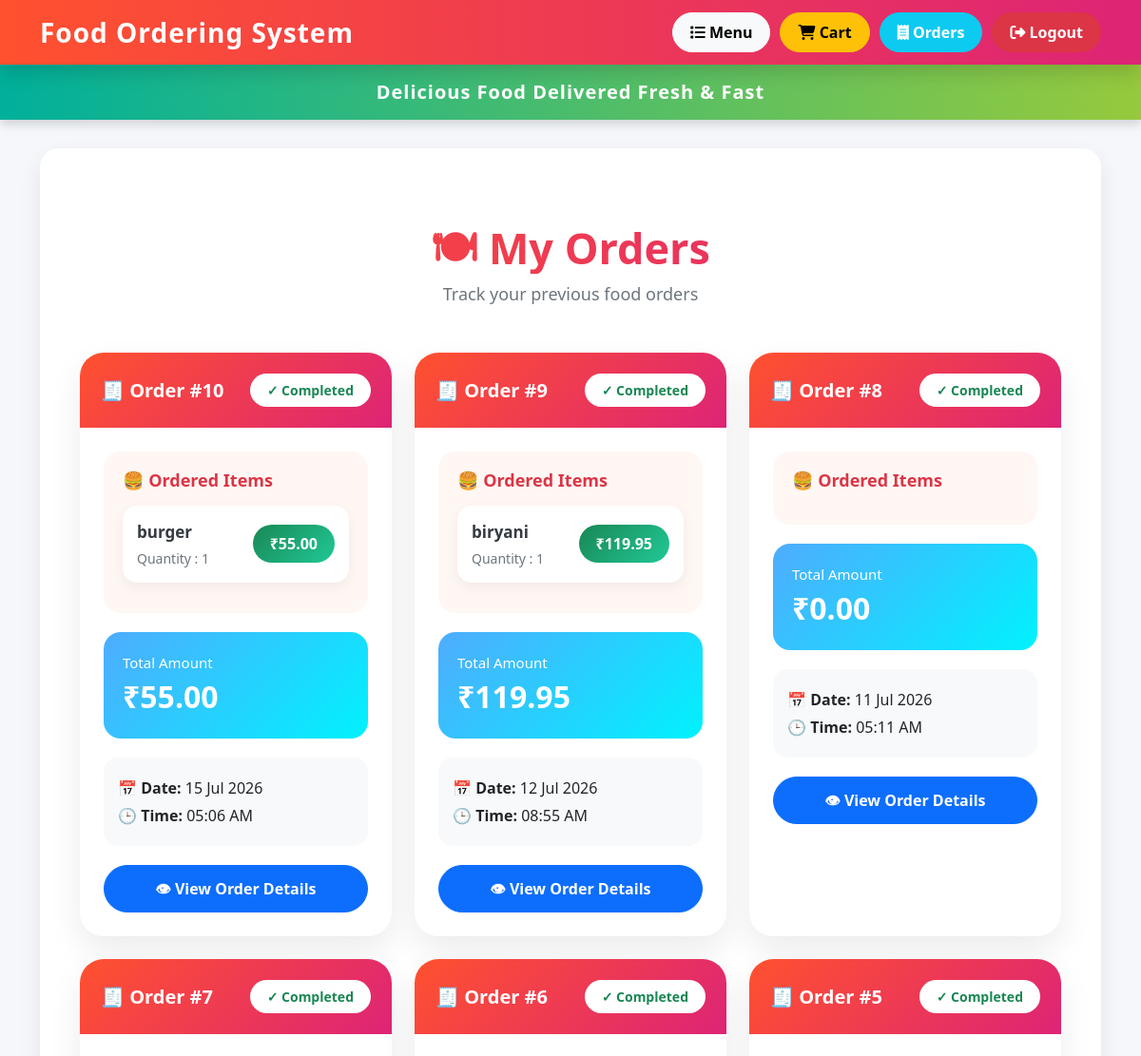
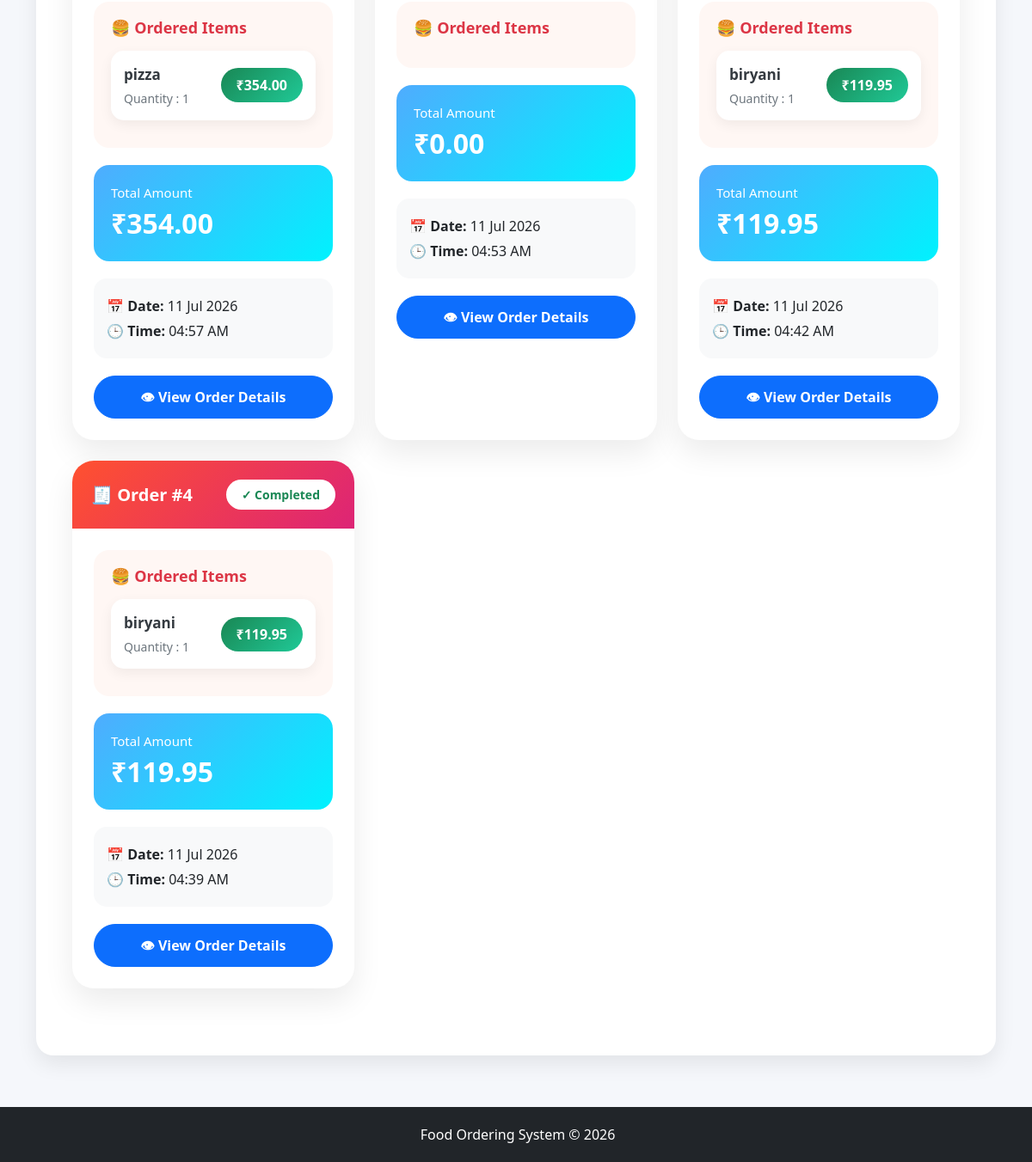
Screenshot of /orders/ (signed in) with the database file from the repository (2 pictures, top to bottom).
### app/models.py (models this page shows, shortened)
class Order(models.Model):
    user = models.ForeignKey(User, on_delete=models.CASCADE)
    total_amount = models.DecimalField(max_digits=10, decimal_places=2)
    created_at = models.DateTimeField(auto_now_add=True)

class OrderItem(models.Model):
    order = models.ForeignKey(Order, on_delete=models.CASCADE)
    food = models.ForeignKey(Food, on_delete=models.CASCADE)
    quantity = models.PositiveIntegerField()
    price = models.DecimalField(max_digits=10, decimal_places=2)

class Food(models.Model):
    name = models.CharField(max_length=100)
    price = models.DecimalField(max_digits=10, decimal_places=2)
    category = models.CharField(max_length=100)
    description = models.TextField()
    image = models.ImageField(upload_to='foods/')
    available = models.BooleanField(default=True)

### app/views.py (the view)
# urls.py: path('orders/', views.order_history, name='order_history'),
@login_required
def order_history(request):
    orders = Order.objects.filter(user=request.user).order_by('-created_at')
    return render(request, 'order_history.html', {'orders': orders})

### app/templates/order_history.html (shortened to what this page needs)
{% extends 'base.html' %}
{% block content %}
<div class="container py-5">
    <div class="text-center mb-5">
        <h1 class="page-title">
            🍽 My Orders
        </h1>
        <p class="subtitle">
            Track your previous food orders
        </p>
    </div>
{% if orders %}
<div class="row g-4">
{% for order in orders %}
<div class="col-lg-4 col-md-6">
<div class="order-card h-100">
<div class="order-header d-flex justify-content-between align-items-center">
<h5>
🧾 Order #{{ order.id }}
</h5>
<span class="status">
✓ Completed
</span>
</div>
<div class="order-body">
<div class="food-section">
<h6 class="section-title">
🍔 Ordered Items
</h6>
{% for item in order.orderitem_set.all %}
<div class="food-item">
<div>
<div class="food-name">
{{ item.food.name }}
</div>
<div class="food-quantity">
Quantity : {{ item.quantity }}
</div>
</div>
<div class="food-price">
₹{{ item.price }}
</div>
</div>
{% endfor %}
</div>
<div class="amount-box">
<small>
Total Amount
</small>
<div class="amount">
₹{{ order.total_amount }}
</div>
</div>
<div class="date-box">
<p>
📅
<b>Date:</b>
{{ order.created_at|date:"d M Y" }}
</p>
<p>
🕒
<b>Time:</b>
{{ order.created_at|date:"h:i A" }}
</p>
</div>
<a href="{% url 'order_detail' order.id %}"
class="btn btn-primary view-btn">
👁 View Order Details
</a>
</div>
</div>
</div>
{% endfor %}
</div>
{% endif %}
</div>
{% endblock %}

### app/templates/base.html (shortened to what this page needs)
<!DOCTYPE html>
<html lang="en">
<head>
    <link href="https://cdn.jsdelivr.net/npm/bootstrap@5.3.0/dist/css/bootstrap.min.css" rel="stylesheet">
    <link href="https://cdnjs.cloudflare.com/ajax/libs/font-awesome/6.5.1/css/all.min.css" rel="stylesheet">
</head>
<body>
<nav class="navbar navbar-expand-lg navbar-dark navbar-custom sticky-top">
    <div class="container">
        <a class="navbar-brand" href="{% url 'food_list' %}">
             Food Ordering System </a>
        <div class="collapse navbar-collapse justify-content-end" id="navbarNav">
            <a href="{% url 'food_list' %}" class="btn btn-light nav-btn"> <i class="fas fa-list"></i> Menu</a>
            {% if user.is_authenticated %}
            <a href="{% url 'cart' %}" class="btn btn-warning nav-btn">
                <i class="fas fa-shopping-cart"></i> Cart </a>
            <a href="{% url 'order_history' %}" class="btn btn-info text-white nav-btn">
                <i class="fas fa-receipt"></i> Orders</a>
            <a href="{% url 'logout' %}" class="btn btn-danger nav-btn">
                <i class="fas fa-sign-out-alt"></i> Logout</a>
            {% else %}
            <a href="{% url 'login' %}" class="btn btn-success nav-btn">
                <i class="fas fa-sign-in-alt"></i> Login</a>
            <a href="{% url 'register' %}" class="btn btn-primary nav-btn">
                <i class="fas fa-user-plus"></i> Register</a>
            {% endif %}
        </div>
    </div>
</nav>
<div class="banner">
     Delicious Food Delivered Fresh & Fast
</div>
<div class="container">
    <div class="content-card">
        {% block content %}
        {% endblock %}
    </div>
</div>
<footer>
    <p class="mb-0">
        Food Ordering System © 2026
    </p>
</footer>
</body>
</html>

### app/templates/base.html (style rules this page uses)
body { background:#f4f6f9; font-family: 'Segoe UI', Tahoma, Geneva, Verdana, sans-serif; }
.navbar-custom { background:linear-gradient(90deg,#ff512f,#dd2476); box-shadow:0 8px 20px rgba(0,0,0,.15); }
.navbar-brand { font-size:28px; font-weight:bold; letter-spacing:1px; }
.nav-btn { margin-left:10px; border-radius:30px; padding:8px 18px; font-weight:600; transition:.3s; }
.banner { background:linear-gradient(to right,#00b09b,#96c93d); color:white; text-align:center; padding:14px; font-size:20px; font-weight:600; letter-spacing:1px; box-shadow:0 5px 10px rgba(0,0,0,.15); }
.content-card { background:white; border-radius:20px; padding:30px; margin-top:30px; box-shadow:0 10px 25px rgba(0,0,0,.08); }
footer { margin-top:60px; background:#212529; color:white; text-align:center; padding:20px; }

### app/templates/order_history.html (style rules this page uses)
body { background:#f5f7fb; }
.page-title { font-size:45px; font-weight:800; background:linear-gradient( 90deg, #ff512f, #dd2476 ); -webkit-background-clip:text; -webkit-text-fill-color:transparent; }
.subtitle { color:#6c757d; font-size:18px; }
.order-card { background:white; border-radius:25px; overflow:hidden; border:none; box-shadow: 0 15px 35px rgba(0,0,0,.08); transition:.4s; }
.order-header { background: linear-gradient( 135deg, #ff512f, #dd2476 ); color:white; padding:22px; }
.order-header h5 { font-weight:700; margin:0; }
.status { background:white; color:#198754; padding:7px 18px; border-radius:30px; font-size:14px; font-weight:bold; }
.order-body { padding:25px; }
.food-section { background:#fff7f4; border-radius:18px; padding:20px; margin-bottom:20px; }
.section-title { font-size:18px; font-weight:700; color:#dc3545; margin-bottom:15px; }
.food-item { display:flex; justify-content:space-between; align-items:center; background:white; padding:15px; border-radius:15px; margin-bottom:12px; box-shadow: 0 5px 15px rgba(0,0,0,.06); transition:.3s; }
.food-name { font-size:17px; font-weight:700; color:#343a40; }
.food-quantity { color:#6c757d; font-size:14px; margin-top:5px; }
.food-price { background: linear-gradient( 135deg, #198754, #20c997 ); color:white; padding:8px 18px; border-radius:30px; font-weight:bold; }
.amount-box { background: linear-gradient( 135deg, #4facfe, #00f2fe ); color:white; padding:20px; border-radius:18px; margin-bottom:20px; }
.amount-box small { font-size:15px; }
.amount { font-size:32px; font-weight:800; }
.date-box { background:#f8f9fa; padding:15px; border-radius:15px; margin-bottom:20px; }
.date-box p { margin:5px 0; }
.view-btn { width:100%; padding:12px; border-radius:30px; font-weight:700; transition:.3s; }

### rows the page displays
Order: id "10", total_amount "55.00", created_at "15 Jul 2026", created_at "05:06 AM"
OrderItem: food.name "burger", quantity "1", price "55.00"
Order: id "9", total_amount "119.95", created_at "12 Jul 2026", created_at "08:55 AM"
OrderItem: food.name "biryani", quantity "1", price "119.95"
Order: id "8", total_amount "0.00", created_at "11 Jul 2026", created_at "05:11 AM"
Order: id "7", total_amount "354.00", created_at "11 Jul 2026", created_at "04:57 AM"
OrderItem: food.name "pizza", quantity "1", price "354.00"
Order: id "6", total_amount "0.00", created_at "11 Jul 2026", created_at "04:53 AM"
Order: id "5", total_amount "119.95", created_at "11 Jul 2026", created_at "04:42 AM"
OrderItem: food.name "biryani", quantity "1", price "119.95"
Order: id "4", total_amount "119.95", created_at "11 Jul 2026", created_at "04:39 AM"
OrderItem: food.name "biryani", quantity "1", price "119.95"
